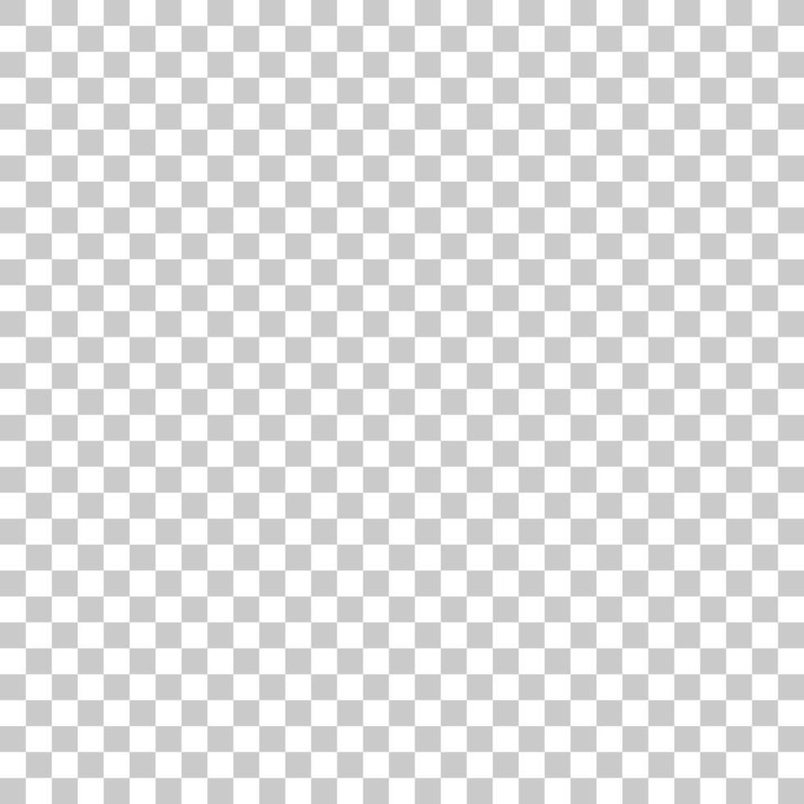
#> input picture empty_background.jpg, 804 x 804 px, shrunk from 980 x 980 before the run
$ jupyter execute --allow-errors pipeline_example.ipynb
#> lines starting #> are read from the running program, lines starting #| are printed output that depends on the picture
### Pipeline

1) Генерируем картинки
2) Генирируем тексты
3) Объединяем картинки и тексты с помощью replicate
4) Объединяем картинки в видео

[cell 1]
from PIL import Image, ImageDraw, ImageFont
import requests
import json
import replicate
import os
import time
import hashlib

[cell 2]
# Images
image_filenames = ["image_outputs\\3_horses.jpg", "image_outputs\\3_horses_2.jpeg", "image_outputs\\cat_in_sweater.png", "image_outputs\\christmas_tree.jpg"]

[cell 3]
# Texts

def generate_text(text: str,
                  font_name: str = 'morninggloryandcyrillic.otf',
                  backgroud_name: str = 'empty_background.jpg',
                  output_dir: str = 'image_outputs',
                  font_size: int = 112,
                  text_color: tuple[int, int, int] = (200, 29, 156),
                  ) -> str:
    """
    Generate specified text with empty background.
    font_name is the name of a font file located in the working directory or in C\\Windows\\Fonts.
    """
#> called with text = 'С Новым годом!', font_name = 'morninggloryandcyrillic.otf', backgroud_name = 'empty_background.jpg', output_dir = 'image_outputs', font_size = 103, text_color = (200, 29, 156)
    # empty background
    image = Image.open(backgroud_name)
#> image is the input picture: PIL image 804x804 L; min 190, max 255, mean 228.2
    image = image.convert('RGB')
#> image: PIL image 804x804 RGB

    # Initialize drawing context
    draw = ImageDraw.Draw(image)

    # Configure text properties
    font = ImageFont.truetype(font_name, font_size)  # load Cyrillic-capable font

    # Calculate text position (centered)
    text_bbox = draw.textbbox((0, 0), text, font=font)
#> text_bbox = (0, 19, 868, 110)
    text_width = text_bbox[2] - text_bbox[0]
#> text_width = 868
    text_height = text_bbox[3] - text_bbox[1]
#> text_height = 91
    x = (image.width - text_width) / 2
#> x = -32
    y = (image.height - text_height) / 2
#> y = 356.5

    # Draw text on image
    draw.text((x, y), text, fill=text_color, font=font)

    # Save the image
    time_str = str(time.time_ns())
    file_name = hashlib.md5(time_str.encode()).hexdigest()
    file_path = os.path.join(output_dir, str(file_name) + '.png')
    image.save(file_path)
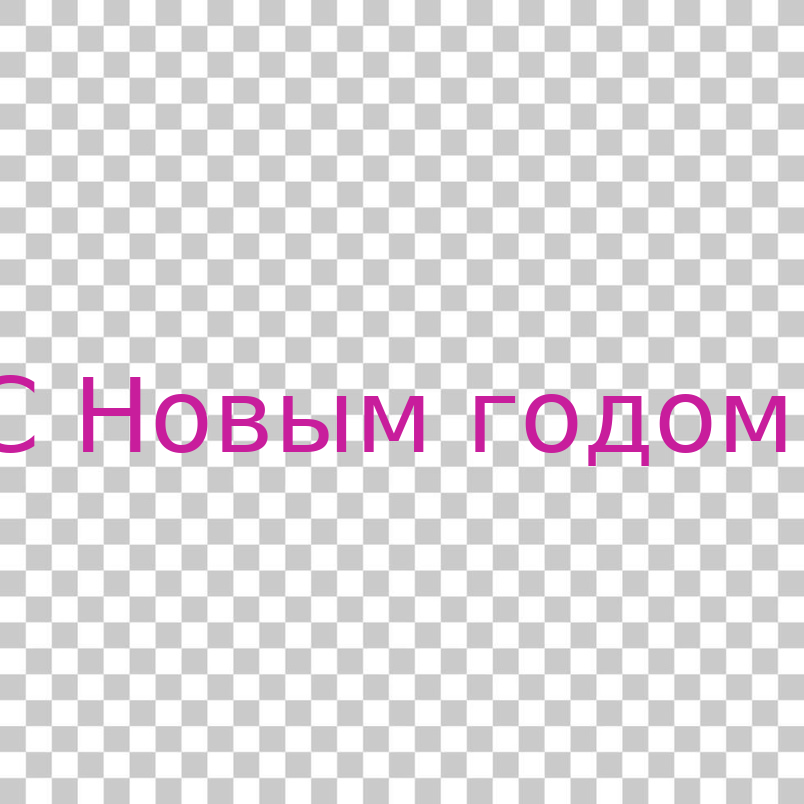
#> saved as 44cda68eeb8ffdee409f0f0959c2ed95.png: PIL image 804x804 RGB; mean R, G, B 227.5, 223.4, 226.5

    return file_path

[cell 4]
# Making empty images with text
texts = ['С Новым годом!', "Пусть ваши мечты сбываются", "В год кота к вам\nобязательно прибудет счастье", "Увидимся в 2026!"]
text_filenames = [generate_text(t, font_size=int(120 - 1.2*len(t))) for t in texts]
#> call 2 of generate_text, with text = 'Пусть ваши мечты сбываются', font_name = 'morninggloryandcyrillic.otf', backgroud_name = 'empty_background.jpg', output_dir = 'image_outputs', font_size = 88, text_color = (200, 29, 156)
#> in generate_text (call 2), `text_bbox = draw.textbbox((0, 0), text, font=font)`: text_bbox = (0, 14, 1395, 100)
#> in generate_text (call 2), `text_width = text_bbox[2] - text_bbox[0]`: text_width = 1395
#> in generate_text (call 2), `text_height = text_bbox[3] - text_bbox[1]`: text_height = 86
#> in generate_text (call 2), `x = (image.width - text_width) / 2`: x = -295.5
#> in generate_text (call 2), `y = (image.height - text_height) / 2`: y = 359
#> in generate_text (call 2), `image.save(file_path)`:
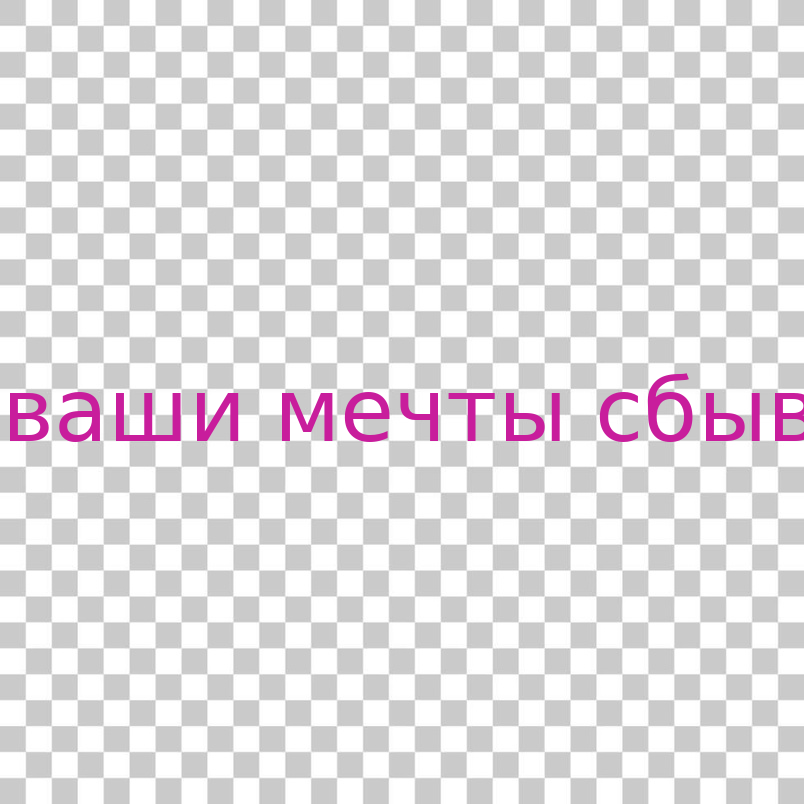
#> saved as 1256ede6c6f543341e730bf5e35013bb.png: PIL image 804x804 RGB; mean R, G, B 227.6, 224.1, 226.7
#> call 3 of generate_text, with font_name = 'morninggloryandcyrillic.otf', backgroud_name = 'empty_background.jpg', output_dir = 'image_outputs', font_size = 66, text_color = (200, 29, 156)
#> in generate_text (call 3), `text_bbox = draw.textbbox((0, 0), text, font=font)`: text_bbox = (0, 14, 1084, 142)
#> in generate_text (call 3), `text_width = text_bbox[2] - text_bbox[0]`: text_width = 1084
#> in generate_text (call 3), `text_height = text_bbox[3] - text_bbox[1]`: text_height = 128
#> in generate_text (call 3), `x = (image.width - text_width) / 2`: x = -140
#> in generate_text (call 3), `y = (image.height - text_height) / 2`: y = 338
#> in generate_text (call 3), `image.save(file_path)`:
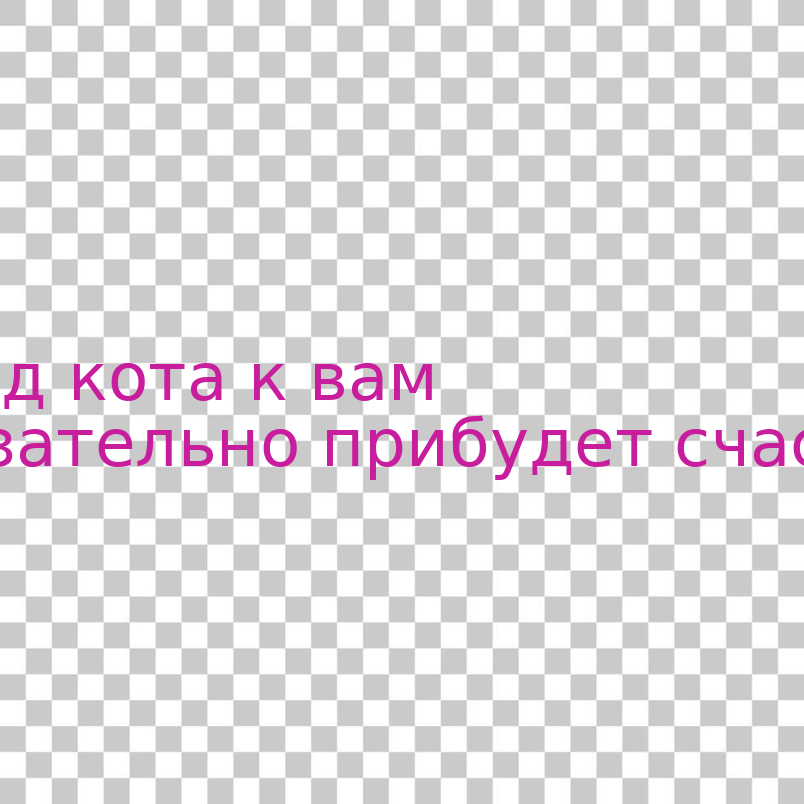
#> saved as 945c3dd0b4daf74bee67201e2df8405a.png: PIL image 804x804 RGB; mean R, G, B 227.5, 223.5, 226.5
#> call 4 of generate_text, with text = 'Увидимся в 2026!', font_name = 'morninggloryandcyrillic.otf', backgroud_name = 'empty_background.jpg', output_dir = 'image_outputs', font_size = 100, text_color = (200, 29, 156)
#> in generate_text (call 4), `text_bbox = draw.textbbox((0, 0), text, font=font)`: text_bbox = (0, 18, 927, 107)
#> in generate_text (call 4), `text_width = text_bbox[2] - text_bbox[0]`: text_width = 927
#> in generate_text (call 4), `text_height = text_bbox[3] - text_bbox[1]`: text_height = 89
#> in generate_text (call 4), `x = (image.width - text_width) / 2`: x = -61.5
#> in generate_text (call 4), `y = (image.height - text_height) / 2`: y = 357.5
#> in generate_text (call 4), `image.save(file_path)`:
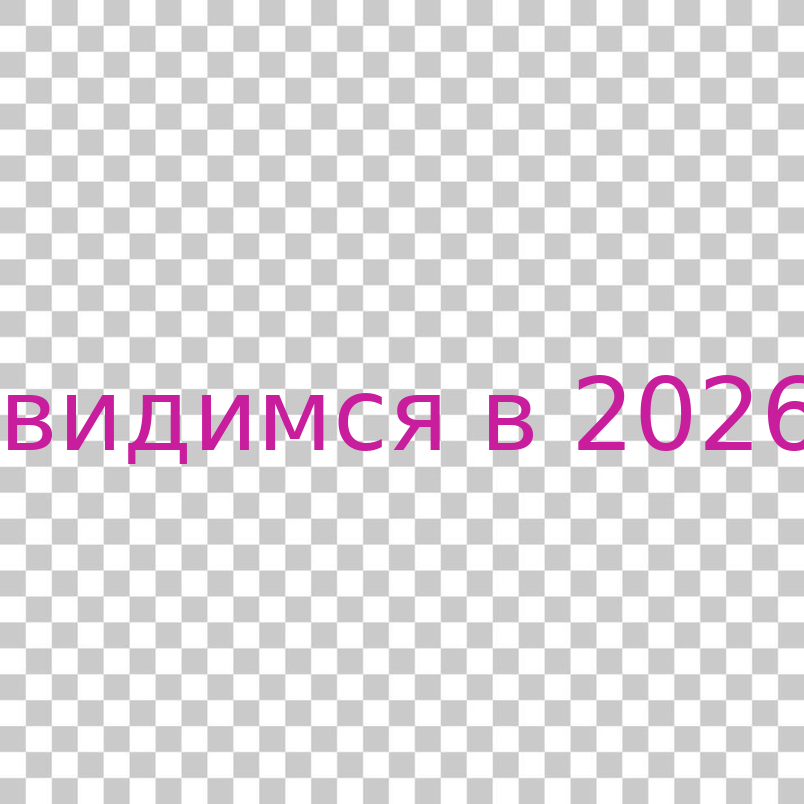
#> saved as 072e0ac13b269bc202fb46c927cb5c8e.png: PIL image 804x804 RGB; mean R, G, B 227.5, 223.1, 226.3
